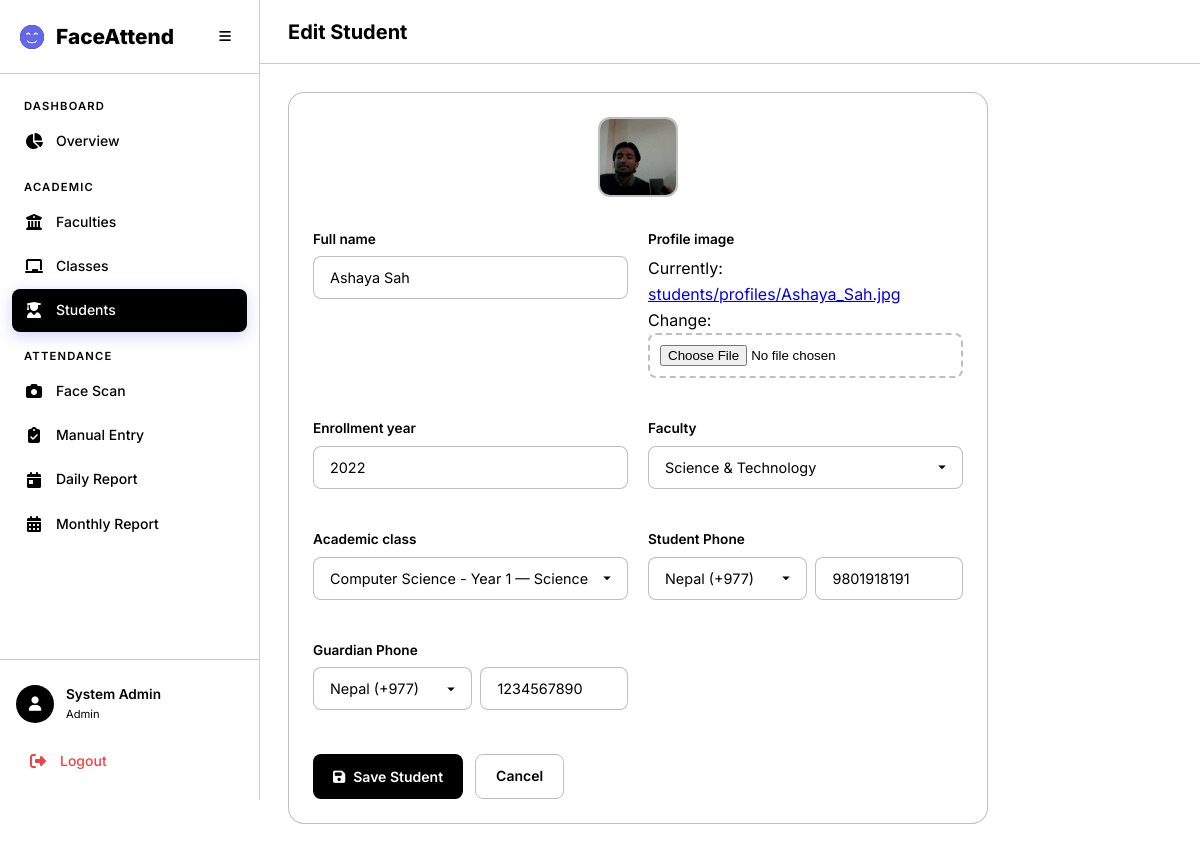
/academics/students/7/edit/, run on the app's committed database.
### accounts/models.py (models this page shows, shortened)
class User(AbstractUser):
    class Role(models.TextChoices):
        ADMIN = 'admin', 'Admin'
        TEACHER = 'teacher', 'Teacher'
        STUDENT = 'student', 'Student'
    role = models.CharField(
        max_length=10,
        choices=Role.choices,
        default=Role.STUDENT,
    )
    phone = models.CharField(max_length=20, blank=True)
    profile_image = models.ImageField(upload_to='profiles/', blank=True, null=True)

### academics/models.py (models this page shows, shortened)
class Student(models.Model):
    user = models.OneToOneField(
        settings.AUTH_USER_MODEL,
        on_delete=models.CASCADE,
        related_name='student_profile',
        null=True, blank=True,
    )
    full_name = models.CharField(max_length=300)
    profile_image = models.ImageField(upload_to='students/profiles/')
    face_encoding = models.BinaryField(null=True, blank=True, help_text='128-d face encoding as bytes')
    enrollment_year = models.PositiveIntegerField()
    faculty = models.ForeignKey(Faculty, on_delete=models.CASCADE, related_name='students')
    academic_class = models.ForeignKey(AcademicClass, on_delete=models.CASCADE, related_name='students')
    phone = models.CharField(max_length=20, blank=True)
    guardian_phone = models.CharField(max_length=20, blank=True)
    is_phone_flagged = models.BooleanField(
        default=False,
        help_text='Mark this when the student phone number is incorrect.',
    )
    is_active = models.BooleanField(default=True)
    created_at = models.DateTimeField(auto_now_add=True)
    updated_at = models.DateTimeField(auto_now=True)
    class Meta:
        ordering = ['full_name']

### academics/views.py (the view)
# urls.py: path('students/<int:pk>/edit/', views.student_edit, name='student_edit'),
@login_required
@admin_required
def student_edit(request, pk):
    student = get_object_or_404(Student, pk=pk)
    if request.method == 'POST':
        form = StudentForm(request.POST, request.FILES, instance=student)
        if form.is_valid():
            student = form.save()
            if 'profile_image' in request.FILES:
                try:
                    from attendance.face_utils import encode_face_from_image
                    encoding = encode_face_from_image(student.profile_image.path)
                    if encoding is not None:
                        student.face_encoding = encoding.tobytes()
                        student.save()
                except Exception:
                    pass
            messages.success(request, 'Student updated successfully.')
            return redirect('academics:student_list')
    else:
        form = StudentForm(instance=student)
    return render(request, 'academics/student_enroll.html', {
        'form': form, 'title': 'Edit Student', 'student': student
    })

### academics/forms.py (called while the page is built)
def _split_phone_value(value, default_code='+977'):
    value = (value or '').strip()
    if not value:
        return default_code, ''
    for code, _ in COUNTRY_CODE_CHOICES:
        if value.startswith(code):
            return code, value[len(code):].strip()
    return default_code, value

### academics/models.py (called while the page is built)
    def __str__(self):
        return self.name

    def __str__(self):
        return f"{self.name} — {self.faculty.name}"

### templates/academics/student_enroll.html (shortened to what this page needs)
{% extends 'base.html' %}
{% load static %}
{% block page_title %}{{ title }}{% endblock %}
{% block content %}
<div class="card animate-fade-in" style="max-width: 700px;">
    {% if student and student.profile_image %}
    <div class="mb-3 text-center">
        <img src="{{ student.profile_image.url }}" alt="" class="student-avatar-lg" id="previewImage">
    </div>
    {% endif %}
    <form method="post" enctype="multipart/form-data" id="studentForm">
        <div class="form-grid">
            {% for field in form %}
            {% if field.name == 'phone_country_code' or field.name == 'guardian_phone_country_code' %}
            {% elif field.name == 'phone' %}
            <div class="form-group">
                <label class="form-label" for="{{ field.id_for_label }}">Student Phone</label>
                <div class="d-flex gap-1">
                    {{ form.phone_country_code }}
                    {{ field }}
                </div>
            </div>
            {% elif field.name == 'guardian_phone' %}
            <div class="form-group">
                <label class="form-label" for="{{ field.id_for_label }}">Guardian Phone</label>
                <div class="d-flex gap-1">
                    {{ form.guardian_phone_country_code }}
                    {{ field }}
                </div>
            </div>
            {% else %}
            <div class="form-group">
                <label class="form-label" for="{{ field.id_for_label }}">{{ field.label }}</label>
                {% if field.name == 'profile_image' %}
                    {{ field }}
                {% else %}
                    {{ field }}
                {% endif %}
            </div>
            {% endif %}
            {% endfor %}
        </div>
        <div class="form-actions">
            <button type="submit" class="btn btn-primary"><i class="fas fa-save"></i> Save Student</button>
            <a href="{% url 'academics:student_list' %}" class="btn btn-outline">Cancel</a>
        </div>
    </form>
</div>
{% endblock %}

### templates/base.html (shortened to what this page needs)
<!DOCTYPE html>
<html lang="en" data-theme="dark">
<head>
    <link rel="stylesheet" href="https://cdnjs.cloudflare.com/ajax/libs/font-awesome/6.5.1/css/all.min.css">
    {% load static %}
    <link rel="stylesheet" href="{% static 'css/style.css' %}">
</head>
<body>
    {% if user.is_authenticated %}
    <div class="app-layout">
        <aside class="sidebar" id="sidebar">
            <div class="sidebar-header">
                <div class="logo">
                    <i class="fas fa-face-smile-beam"></i>
                    <span>FaceAttend</span>
                </div>
                <button class="sidebar-toggle" id="sidebarToggle">
                    <i class="fas fa-bars"></i>
                </button>
            </div>
            <nav class="sidebar-nav">
                {% if user.role == 'admin' %}
                <div class="nav-section">
                    <span class="nav-section-title">Dashboard</span>
                    <a href="{% url 'academics:admin_dashboard' %}" class="nav-link {% if request.resolver_match.url_name == 'admin_dashboard' %}active{% endif %}">
                        <i class="fas fa-chart-pie"></i><span>Overview</span>
                    </a>
                </div>
                <div class="nav-section">
                    <span class="nav-section-title">Academic</span>
                    <a href="{% url 'academics:faculty_list' %}" class="nav-link {% if 'faculty' in request.resolver_match.url_name %}active{% endif %}">
                        <i class="fas fa-building-columns"></i><span>Faculties</span>
                    </a>
                    <a href="{% url 'academics:class_list' %}" class="nav-link {% if 'class' in request.resolver_match.url_name %}active{% endif %}">
                        <i class="fas fa-chalkboard"></i><span>Classes</span>
                    </a>
                    <a href="{% url 'academics:student_list' %}" class="nav-link {% if 'student' in request.resolver_match.url_name %}active{% endif %}">
                        <i class="fas fa-user-graduate"></i><span>Students</span>
                    </a>
                </div>
                <div class="nav-section">
                    <span class="nav-section-title">Attendance</span>
                    <a href="{% url 'attendance:camera' %}" class="nav-link {% if request.resolver_match.url_name == 'camera' %}active{% endif %}">
                        <i class="fas fa-camera"></i><span>Face Scan</span>
                    </a>
                    <a href="{% url 'attendance:manual' %}" class="nav-link {% if request.resolver_match.url_name == 'manual' %}active{% endif %}">
                        <i class="fas fa-clipboard-check"></i><span>Manual Entry</span>
                    </a>
                    <a href="{% url 'attendance:daily_report' %}" class="nav-link {% if request.resolver_match.url_name == 'daily_report' %}active{% endif %}">
                        <i class="fas fa-calendar-day"></i><span>Daily Report</span>
                    </a>
                    <a href="{% url 'attendance:monthly_report' %}" class="nav-link {% if request.resolver_match.url_name == 'monthly_report' %}active{% endif %}">
                        <i class="fas fa-calendar-alt"></i><span>Monthly Report</span>
                    </a>
                </div>
                {% endif %}
            </nav>
            <div class="sidebar-footer">
                <div class="user-card">
                    <div class="user-avatar">
                        <i class="fas fa-user"></i>
                    </div>
                    <div class="user-info">
                        <span class="user-name">{{ user.get_full_name|default:user.username }}</span>
                        <span class="user-role">{{ user.get_role_display }}</span>
                    </div>
                </div>
                <a href="{% url 'accounts:logout' %}" class="nav-link logout-link">
                    <i class="fas fa-sign-out-alt"></i><span>Logout</span>
                </a>
            </div>
        </aside>
        <main class="main-content">
            <header class="top-bar">
                <h1 class="page-title">{% block page_title %}Dashboard{% endblock %}</h1>
            </header>
            <div class="content-area">
                {% block content %}{% endblock %}
            </div>
        </main>
    </div>
    {% else %}
    <div class="auth-layout">
        {% block auth_content %}{% endblock %}
    </div>
    {% endif %}
</body>
</html>

### data on the page
User: get_full_name "System Admin", role "Admin"
Student: profile_image (picture), form "Ashaya Sah" "2022" "Science & Technology" "Computer Science - Year 1 — Science & Technology", form "9801918191", form "1234567890"

### other printed values
{{ title }} "Edit Student"
{{ field.label }} "Full name" "Profile image" "Enrollment year" "Faculty" "Academic class"
